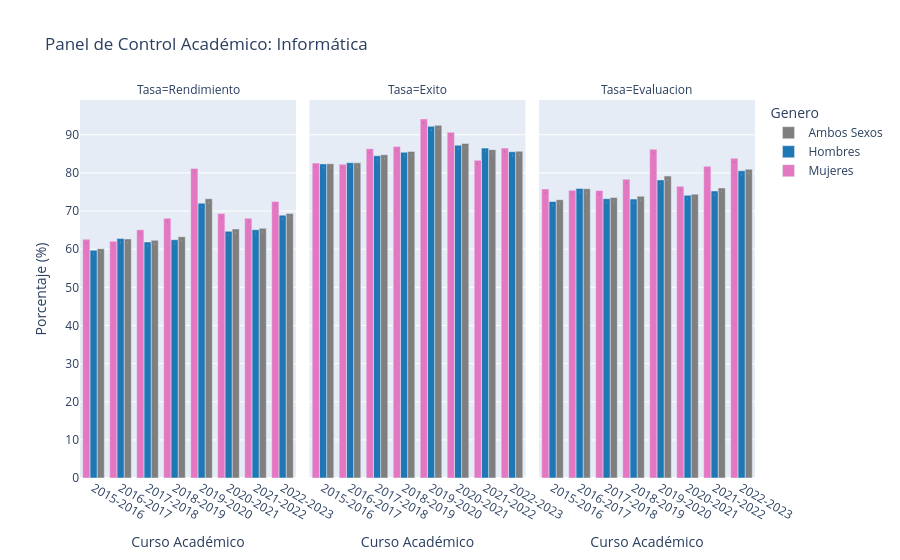

Notebook cell for this chart:
### Markdown cell above
## Faceted Bar Chart

### Code cell
import plotly.express as px

fig = px.bar(
        df_filtrado, 
        x="Anio", y="Valor", color="Genero",
        facet_col="Tasa", # Divide en 3 columnas por cada tasa
        barmode="group",
        title=f"Panel de Control Académico: {carrera}",
        labels={"Valor": "Porcentaje (%)", "Anio": "Curso Académico"},
        color_discrete_map=colores_genero,
        text_auto='.1f'
    )
fig.update_xaxes(autorange="reversed")
fig.write_image(f"../output/graph/G1_Resumen_{carrera}.png")
fig.show()

### Figure 1 — Plotly figure (JSON) as saved in the notebook; plotly's stock layout.template omitted (floating-point values rounded to 4 significant figures)
{"data": [{"alignmentgroup": "True", "hovertemplate": "Genero=Ambos Sexos<br>Tasa=Rendimiento<br>Curso Académico=%{x}<br>Porcentaje (%)=%{y}<extra></extra>", "legendgroup": "Ambos Sexos", "marker": {"color": "#7f7f7f", "pattern": {"shape": ""}}, "name": "Ambos Sexos", "offsetgroup": "Ambos Sexos", "orientation": "v", "showlegend": true, "textposition": "auto", "texttemplate": "%{y:.1f}", "type": "bar", "x": ["2022-2023", "2021-2022", "2020-2021", "2019-2020", "2018-2019", "2017-2018", "2016-2017", "2015-2016"], "xaxis": "x", "y": [69.37, 65.48, 65.3, 73.23, 63.27, 62.33, 62.7, 60.14], "yaxis": "y"}, {"alignmentgroup": "True", "hovertemplate": "Genero=Ambos Sexos<br>Tasa=Exito<br>Curso Académico=%{x}<br>Porcentaje (%)=%{y}<extra></extra>", "legendgroup": "Ambos Sexos", "marker": {"color": "#7f7f7f", "pattern": {"shape": ""}}, "name": "Ambos Sexos", "offsetgroup": "Ambos Sexos", "orientation": "v", "showlegend": false, "textposition": "auto", "texttemplate": "%{y:.1f}", "type": "bar", "x": ["2022-2023", "2021-2022", "2020-2021", "2019-2020", "2018-2019", "2017-2018", "2016-2017", "2015-2016"], "xaxis": "x2", "y": [85.68, 86.1, 87.73, 92.48, 85.64, 84.76, 82.64, 82.41], "yaxis": "y2"}, {"alignmentgroup": "True", "hovertemplate": "Genero=Ambos Sexos<br>Tasa=Evaluacion<br>Curso Académico=%{x}<br>Porcentaje (%)=%{y}<extra></extra>", "legendgroup": "Ambos Sexos", "marker": {"color": "#7f7f7f", "pattern": {"shape": ""}}, "name": "Ambos Sexos", "offsetgroup": "Ambos Sexos", "orientation": "v", "showlegend": false, "textposition": "auto", "texttemplate": "%{y:.1f}", "type": "bar", "x": ["2022-2023", "2021-2022", "2020-2021", "2019-2020", "2018-2019", "2017-2018", "2016-2017", "2015-2016"], "xaxis": "x3", "y": [80.96, 76.06, 74.43, 79.18, 73.88, 73.54, 75.87, 72.98], "yaxis": "y3"}, {"alignmentgroup": "True", "hovertemplate": "Genero=Hombres<br>Tasa=Rendimiento<br>Curso Académico=%{x}<br>Porcentaje (%)=%{y}<extra></extra>", "legendgroup": "Hombres", "marker": {"color": "#1f77b4", "pattern": {"shape": ""}}, "name": "Hombres", "offsetgroup": "Hombres", "orientation": "v", "showlegend": true, "textposition": "auto", "texttemplate": "%{y:.1f}", "type": "bar", "x": ["2022-2023", "2021-2022", "2020-2021", "2019-2020", "2018-2019", "2017-2018", "2016-2017", "2015-2016"], "xaxis": "x", "y": [68.93, 65.12, 64.7, 72.08, 62.49, 61.9, 62.79, 59.73], "yaxis": "y"}, {"alignmentgroup": "True", "hovertemplate": "Genero=Hombres<br>Tasa=Exito<br>Curso Académico=%{x}<br>Porcentaje (%)=%{y}<extra></extra>", "legendgroup": "Hombres", "marker": {"color": "#1f77b4", "pattern": {"shape": ""}}, "name": "Hombres", "offsetgroup": "Hombres", "orientation": "v", "showlegend": false, "textposition": "auto", "texttemplate": "%{y:.1f}", "type": "bar", "x": ["2022-2023", "2021-2022", "2020-2021", "2019-2020", "2018-2019", "2017-2018", "2016-2017", "2015-2016"], "xaxis": "x2", "y": [85.56, 86.51, 87.28, 92.21, 85.42, 84.5, 82.69, 82.37], "yaxis": "y2"}, {"alignmentgroup": "True", "hovertemplate": "Genero=Hombres<br>Tasa=Evaluacion<br>Curso Académico=%{x}<br>Porcentaje (%)=%{y}<extra></extra>", "legendgroup": "Hombres", "marker": {"color": "#1f77b4", "pattern": {"shape": ""}}, "name": "Hombres", "offsetgroup": "Hombres", "orientation": "v", "showlegend": false, "textposition": "auto", "texttemplate": "%{y:.1f}", "type": "bar", "x": ["2022-2023", "2021-2022", "2020-2021", "2019-2020", "2018-2019", "2017-2018", "2016-2017", "2015-2016"], "xaxis": "x3", "y": [80.56, 75.27, 74.13, 78.17, 73.16, 73.25, 75.93, 72.52], "yaxis": "y3"}, {"alignmentgroup": "True", "hovertemplate": "Genero=Mujeres<br>Tasa=Rendimiento<br>Curso Académico=%{x}<br>Porcentaje (%)=%{y}<extra></extra>", "legendgroup": "Mujeres", "marker": {"color": "#e377c2", "pattern": {"shape": ""}}, "name": "Mujeres", "offsetgroup": "Mujeres", "orientation": "v", "showlegend": true, "textposition": "auto", "texttemplate": "%{y:.1f}", "type": "bar", "x": ["2022-2023", "2021-2022", "2020-2021", "2019-2020", "2018-2019", "2017-2018", "2016-2017", "2015-2016"], "xaxis": "x", "y": [72.54, 68.12, 69.35, 81.18, 68.12, 65.12, 62.11, 62.61], "yaxis": "y"}, {"alignmentgroup": "True", "hovertemplate": "Genero=Mujeres<br>Tasa=Exito<br>Curso Académico=%{x}<br>Porcentaje (%)=%{y}<extra></extra>", "legendgroup": "Mujeres", "marker": {"color": "#e377c2", "pattern": {"shape": ""}}, "name": "Mujeres", "offsetgroup": "Mujeres", "orientation": "v", "showlegend": false, "textposition": "auto", "texttemplate": "%{y:.1f}", "type": "bar", "x": ["2022-2023", "2021-2022", "2020-2021", "2019-2020", "2018-2019", "2017-2018", "2016-2017", "2015-2016"], "xaxis": "x2", "y": [86.51, 83.33, 90.66, 94.17, 86.96, 86.37, 82.29, 82.6], "yaxis": "y2"}, {"alignmentgroup": "True", "hovertemplate": "Genero=Mujeres<br>Tasa=Evaluacion<br>Curso Académico=%{x}<br>Porcentaje (%)=%{y}<extra></extra>", "legendgroup": "Mujeres", "marker": {"color": "#e377c2", "pattern": {"shape": ""}}, "name": "Mujeres", "offsetgroup": "Mujeres", "orientation": "v", "showlegend": false, "textposition": "auto", "texttemplate": "%{y:.1f}", "type": "bar", "x": ["2022-2023", "2021-2022", "2020-2021", "2019-2020", "2018-2019", "2017-2018", "2016-2017", "2015-2016"], "xaxis": "x3", "y": [83.85, 81.74, 76.49, 86.21, 78.34, 75.4, 75.47, 75.8], "yaxis": "y3"}], "layout": {"annotations": [{"font": {}, "showarrow": false, "text": "Tasa=Rendimiento", "x": 0.16, "xanchor": "center", "xref": "paper", "y": 1, "yanchor": "bottom", "yref": "paper"}, {"font": {}, "showarrow": false, "text": "Tasa=Exito", "x": 0.5, "xanchor": "center", "xref": "paper", "y": 1, "yanchor": "bottom", "yref": "paper"}, {"font": {}, "showarrow": false, "text": "Tasa=Evaluacion", "x": 0.84, "xanchor": "center", "xref": "paper", "y": 1, "yanchor": "bottom", "yref": "paper"}], "barmode": "group", "legend": {"title": {"text": "Genero"}, "tracegroupgap": 0}, "title": {"text": "Panel de Control Académico: Informática"}, "xaxis": {"anchor": "y", "autorange": "reversed", "domain": [0, 0.32], "title": {"text": "Curso Académico"}}, "xaxis2": {"anchor": "y2", "autorange": "reversed", "domain": [0.34, 0.66], "matches": "x", "title": {"text": "Curso Académico"}}, "xaxis3": {"anchor": "y3", "autorange": "reversed", "domain": [0.68, 1.0], "matches": "x", "title": {"text": "Curso Académico"}}, "yaxis": {"anchor": "x", "domain": [0, 1], "title": {"text": "Porcentaje (%)"}}, "yaxis2": {"anchor": "x2", "domain": [0, 1], "matches": "y", "showticklabels": false}, "yaxis3": {"anchor": "x3", "domain": [0, 1], "matches": "y", "showticklabels": false}}}
